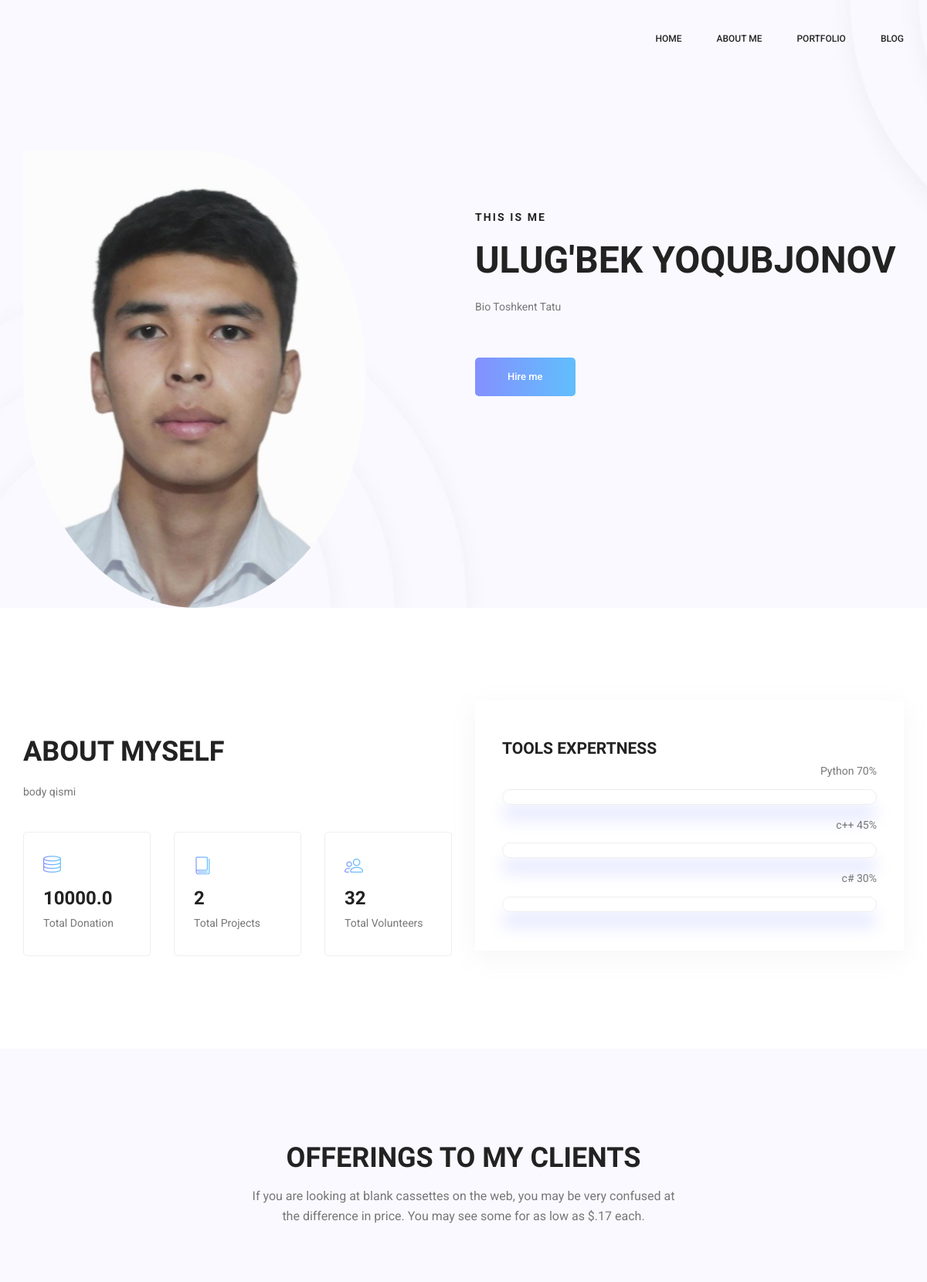
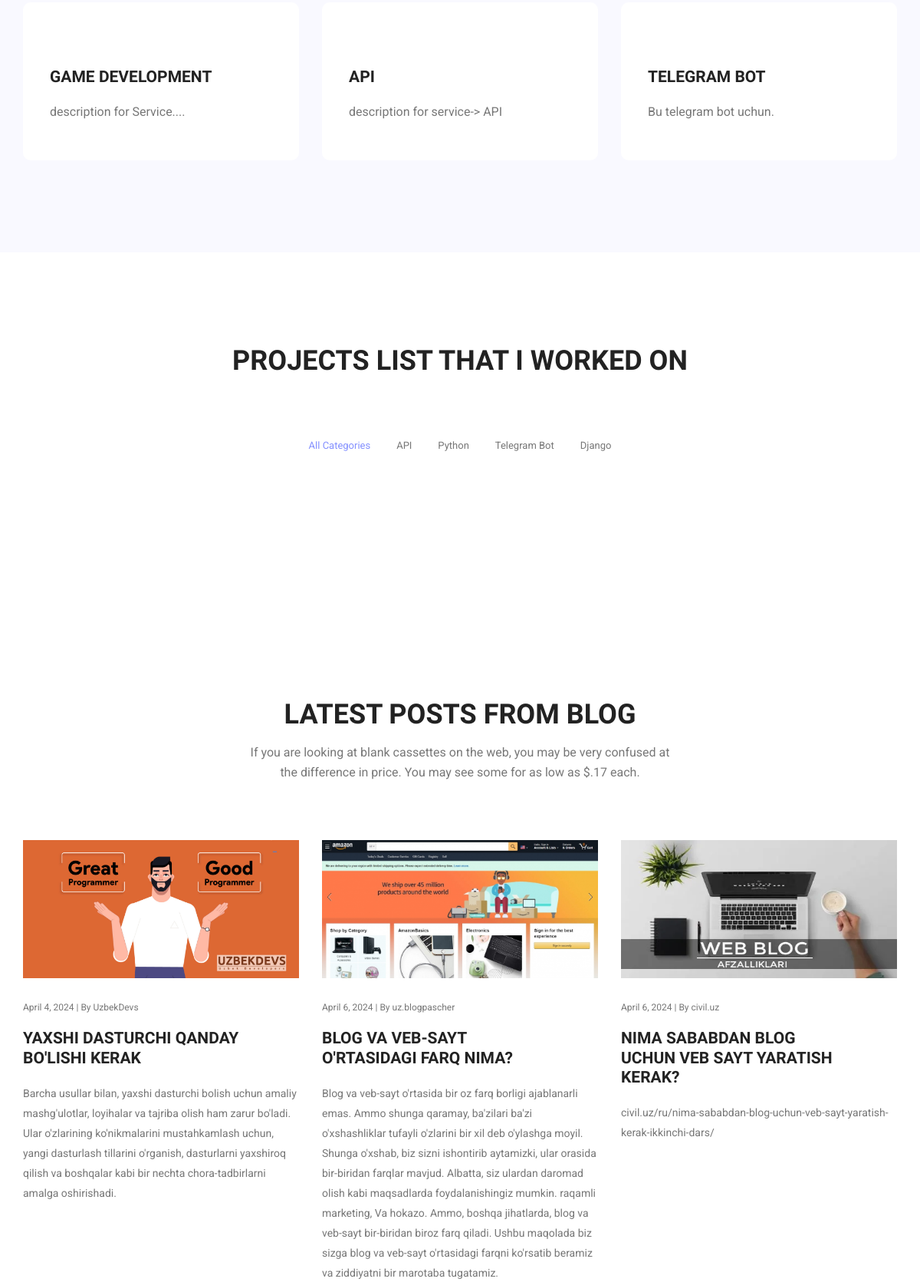
The page / (upper part) on the database its author committed (2 pictures, top to bottom).
### app/models.py (models this page shows, shortened)
class Profile(models.Model):
 full_name = models.CharField(max_length=50, verbose_name="To'liq ism")
 bio = models.TextField()
 image = models.ImageField(upload_to='profile')
 link = models.URLField()

class About(models.Model):
 body = models.TextField()
 amount = models.FloatField()
 project_count = models.IntegerField()
 customer_count = models.IntegerField()

class Skill(models.Model):
 name = models.CharField(max_length=50)
 percentage = models.IntegerField(default=0)
 order = models.IntegerField(default=0)

class Service(models.Model):
 name = models.CharField(max_length=50)
 icon = models.CharField(max_length=50)
 order = models.IntegerField()
 description = models.TextField()

class Category(models.Model):
 name = models.CharField(max_length=50)

class Blog(models.Model):
  title = models.CharField(max_length=50)
  published_at = models.DateField(auto_now=True)
  poster = models.ImageField(upload_to='blog')
  author = models.CharField(max_length=50)
  description = models.TextField()
  view_count = models.IntegerField(default=0)

### app/views.py (the view)
# urls.py: path('', home),
def home(request):
    profile = Profile.objects.first()
    skills = Skill.objects.order_by('order')
    about = About.objects.last()
    offers = Service.objects.all()
    projects = Project.objects.all()
    categories = Category.objects.all()
    blogs = Blog.objects.all()
    return render(request, 'index.html',
                   {"profile":profile,
                     'skills':skills,
                     'about': about,
                     'offers': offers,
                     'projects': projects,
                     'categories': categories,
                     'blogs': blogs
                     })

### templates/index.html (shortened to what this page needs)
{% extends "base.html" %}
{% load static %}
{% load bootstrap5 %}
{% block content %}
        <section class="home_banner_area">
            <div class="banner_inner">
				<div class="container">
					<div class="row">
						<div class="col-lg-6">
							<div class="home_left_img">
								<img style="max-width: 80%; max-height: fit-content; border-radius: 0 50% 50%  50%" src="{{ profile.image.url }}" alt="">
							</div>
						</div>
						<div class="col-lg-6">
							<div class="banner_content">
								<h5>This is me</h5>
								<h2>{{ profile.full_name }}</h2>
                                <p>{{ profile.bio }}</p>
                                <ul class="list d-flex pb-2">
        					    </ul>
								<a class="banner_btn" href="#">Hire me</a>
							</div>
						</div>
					</div>
				</div>
            </div>
        </section>
        <section class="welcome_area p_120">
        	<div class="container">
        		<div class="row welcome_inner">
        			<div class="col-lg-6">
        				<div class="welcome_text">
        					<h4>About Myself</h4>
        					<p>{{about.body}}</p>
        					<div class="row">
        						<div class="col-md-4">
        							<div class="wel_item">
        								<i class="lnr lnr-database"></i>
        								<h4>{{about.amount}}</h4>
        								<p>Total Donation</p>
        							</div>
        						</div>
        						<div class="col-md-4">
        							<div class="wel_item">
        								<i class="lnr lnr-book"></i>
        								<h4>{{about.project_count}}</h4>
        								<p>Total Projects</p>
        							</div>
        						</div>
        						<div class="col-md-4">
        							<div class="wel_item">
        								<i class="lnr lnr-users"></i>
        								<h4>{{about.customer_count}}</h4>
        								<p>Total Volunteers</p>
        							</div>
        						</div>
        					</div>
        				</div>
        			</div>
        			<div class="col-lg-6">
        				<div class="tools_expert">
        					<h3>Tools Expertness</h3>
        					<div class="skill_main">
                                {% for skill in skills %}
								<div class="skill_item">
									<h4>{{ skill.name }} <span class="counter">{{ skill.percentage }}</span>%</h4>
									<div class="progress">
									</div>
								</div>
                                {% endfor %}
							</div>
        				</div>
        			</div>
        		</div>
        	</div>
        </section>
        <section class="feature_area p_120">
        	<div class="container">
        		<div class="main_title">
        			<h2>offerings to my clients</h2>
        			<p>If you are looking at blank cassettes on the web, you may be very confused at the difference in price. You may see some for as low as $.17 each.</p>
        		</div>
        		<div class="feature_inner row">
                    {% for offer in offers %}
        			<div class="col-lg-4 col-md-6">
        				<div class="feature_item">
        					<h4>{{ offer.name }}</h4>
        					<p>{{ offer.description }}</p>
        				</div>
        			</div>
                    {% endfor %}
        		</div>
        	</div>
        </section>
        <section class="projects_area p_120">
        	<div class="container">
        		<div class="main_title">
					<h2>Projects list that I worked on</h2>
				</div>
        		<div class="projects_fillter">
					<ul class="filter list">
						<li class="active" data-filter="*"><a href="#">All Categories</a></li>
						{% for category in categories %}
						<li data-filter=".{{ category.id }}"><a href="#">{{ category.name }}</a></li>
						{% endfor %}
					</ul>
				</div>
				<div class="projects_inner row">
					{% for project in projects %}
					<div class="col-lg-4 col-sm-6 brand {{ project.category_id.id }}">
						<div class="projects_item">
						</div>
					</div>
					{% endfor %}
				</div>
        	</div>
        </section>
        <section class="latest_blog_area p_120">
        	<div class="container">
        		<div class="main_title">
        			<h2>Latest Posts from Blog</h2>
        			<p>If you are looking at blank cassettes on the web, you may be very confused at the difference in price. You may see some for as low as $.17 each.</p>
        		</div>
        		<div class="row latest_blog_inner">
                    {% for blog in blogs %}
        			<div class="col-lg-4">
        				<div class="l_blog_item">
        					<div class="l_blog_img">
        						<img style="width: 360px; height: 180px" class="img-fluid" src="{{ blog.poster.url }}" alt="">
        					</div>
        					<div class="l_blog_text">
        						<div class="date">
        							<a href="#">{{ blog.published_at }}  |  By {{blog.author}}</a>
        						</div>
        						<a href="/single-blog/{{ blog.id }}/"><h4>{{ blog.title }}</h4></a>
        						<p>{{ blog.description }}</p>
        					</div>
        				</div>
        			</div>
                    {% endfor %}
        		</div>
        	</div>
        </section>
{% endblock %}

### templates/base.html (shortened to what this page needs)
<!DOCTYPE html>
<html lang="en">
<head>
    {% load static %}
    {% block head %}
        <link rel="stylesheet" href="{% static 'css/bootstrap.css' %}">
        <link rel="stylesheet" href="{% static 'vendors/linericon/style.css' %}">
        <link rel="stylesheet" href="{% static 'css/font-awesome.min.css' %}">
        <link rel="stylesheet" href="{% static 'vendors/owl-carousel/owl.carousel.min.css' %}">
        <link rel="stylesheet" href="{% static 'vendors/lightbox/simpleLightbox.css' %}">
        <link rel="stylesheet" href="{% static 'vendors/nice-select/css/nice-select.css' %}">
        <link rel="stylesheet" href="{% static 'vendors/animate-css/animate.css' %}">
        <link rel="stylesheet" href="{% static 'vendors/flaticon/flaticon.css' %}">
        <link rel="stylesheet" href="{% static 'css/style.css' %}">
        <link rel="stylesheet" href="{% static 'css/responsive.css' %}">
    {% endblock %}
</head>
<body>
    {% block header %}
        <header class="header_area">
            <div class="main_menu" id="mainNav">
            	<nav class="navbar navbar-expand-lg navbar-light">
					<div class="container box_1620">
						<div class="collapse navbar-collapse offset" id="navbarSupportedContent">
							<ul class="nav navbar-nav menu_nav ml-auto">
								<li class="nav-item active"><a class="nav-link" href="/">Home</a></li>
								<li class="nav-item"><a class="nav-link" href="/about">About me</a></li>
								<li class="nav-item"><a class="nav-link" href="/portfolio">Portfolio</a>
								<li class="nav-item"><a class="nav-link" href="/blog">Blog</a>
							</ul>
						</div>
					</div>
            	</nav>
            </div>
        </header>
    {% endblock %}
{% block content %}
{% endblock %}
</body>
</html>

### rows shown on the page
Profile: image (picture), full_name "ULUG'BEK YOQUBJONOV", bio "Bio Toshkent Tatu"
About: body "body qismi", amount "10000.0", project_count "2", customer_count "32"
Skill: name "Python", percentage "70"
Skill: name "c++", percentage "45"
Skill: name "c#", percentage "30"
Service: name "GAME DEVELOPMENT", description "description for Service...."
Service: name "API", description "description for service-> API"
Service: name "TELEGRAM BOT", description "Bu telegram bot uchun."
Category: name "API"
Category: name "Python"
Category: name "Telegram Bot"
Category: name "Django"
Blog: poster (picture), published_at "April 4, 2024", author "UzbekDevs", title "YAXSHI DASTURCHI QANDAY BO'LISHI KERAK", description "Barcha usullar bilan, yaxshi dasturchi bolish uchun amaliy mashg'ulotlar, loyihalar va tajriba olish ham zarur bo'ladi. Ular o'zlarining ko'nikmalarini mustahkamlash uchun, yangi dasturlash tillarini o'rganish, dasturlarni yaxshiroq qilish va boshqalar kabi bir nechta chora-tadbirlarni amalga oshirishadi."
Blog: poster (picture), published_at "April 6, 2024", author "uz.blogpascher", title "BLOG VA VEB-SAYT O'RTASIDAGI FARQ NIMA?", description "Blog va veb-sayt o'rtasida bir oz farq borligi ajablanarli emas. Ammo shunga qaramay, ba'zilari ba'zi o'xshashliklar tufayli o'zlarini bir xil deb o'ylashga moyil. Shunga o'xshab, biz sizni ishontirib aytamizki, ular orasida bir-biridan farqlar mavjud. Albatta, siz ulardan daromad olish kabi maqsadlarda foydalanishingiz mumkin. raqamli marketing, Va hokazo. Ammo, boshqa jihatlarda, blog va veb-sayt bir-biridan biroz farq qiladi. Ushbu maqolada biz sizga blog va veb-sayt o'rtasidagi farqni ko'rsatib beramiz va ziddiyatni bir marotaba tugatamiz."
Blog: poster (picture), published_at "April 6, 2024", author "civil.uz", title "NIMA SABABDAN BLOG UCHUN VEB SAYT YARATISH KERAK?", description "civil.uz/ru/nima-sababdan-blog-uchun-veb-sayt-yaratish-kerak-ikkinchi-dars/"
